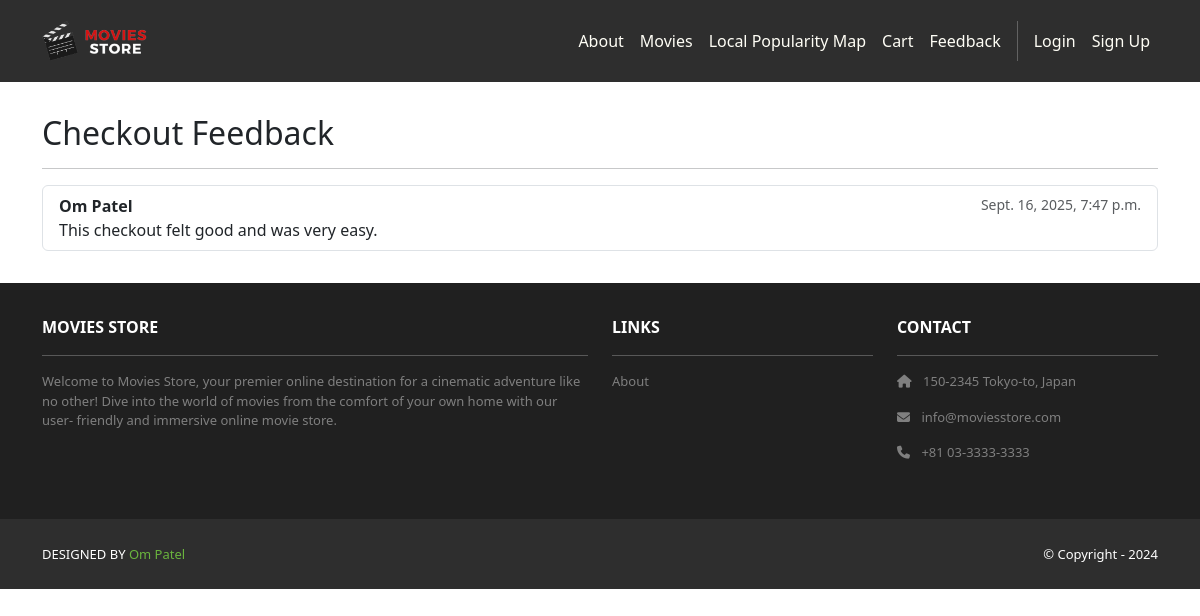
The page /cart/feedbacks/ on the database its author committed.
### cart/models.py (models this page shows, shortened)
class CheckoutFeedback(models.Model):
    id = models.AutoField(primary_key=True)
    name = models.CharField(max_length=100, blank=True)
    comment = models.CharField(max_length=255)
    date = models.DateTimeField(auto_now_add=True)

### cart/views.py (the view)
# urls.py: path('feedbacks/', views.feedback_list, name='cart.feedback_list'),
def feedback_list(request):
	feedbacks = CheckoutFeedback.objects.order_by('-date')
	template_data = {}
	template_data['title'] = 'Checkout Feedback'
	template_data['feedbacks'] = feedbacks
	return render(request, 'cart/feedback_list.html', {'template_data': template_data})

### cart/templates/cart/feedback_list.html
{% extends 'base.html' %}
{% block content %}
<div class="p-3">
  <div class="container">
    <div class="row mt-3">
      <div class="col mx-auto mb-3">
        <h2>Checkout Feedback</h2>
        <hr />
        {% if template_data.feedbacks %}
          <ul class="list-group">
            {% for f in template_data.feedbacks %}
              <li class="list-group-item">
                <div class="d-flex justify-content-between">
                  <b>{{ f.name|default:"Anonymous" }}</b>
                  <small class="text-muted">{{ f.date }}</small>
                </div>
                <div>{{ f.comment }}</div>
              </li>
            {% endfor %}
          </ul>
        {% else %}
          <p class="text-muted">No feedback yet.</p>
        {% endif %}
      </div>
    </div>
  </div>
</div>
{% endblock content %}

### rows shown on the page
CheckoutFeedback: name "Om Patel", date "Sept. 16, 2025, 7:47 p.m.", comment "This checkout felt good and was very easy."
